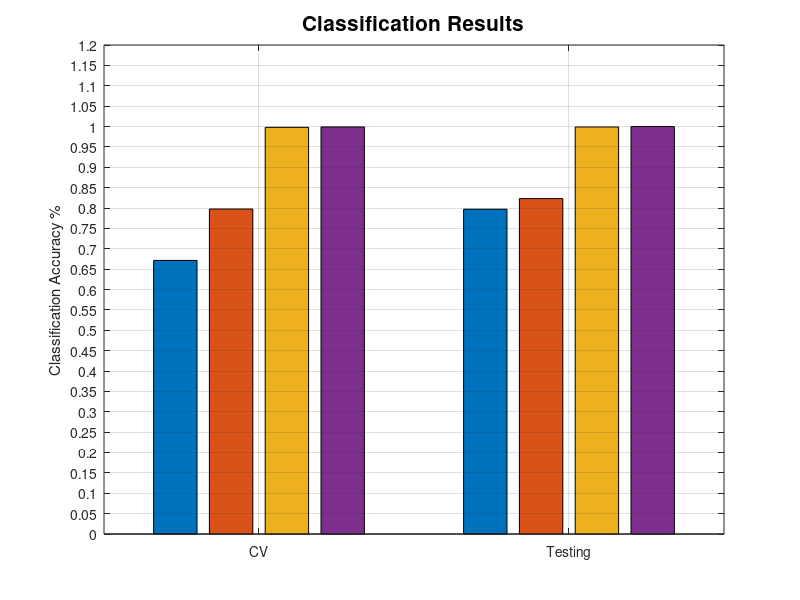

This figure's MATLAB source: (Note: this script raises an error after producing the figure.)
% Cross validated arm accuracy      
% Cross validated wrist accuracy    
% Testing arm accuracy              
% Testing wrist accuracy            
% Testing overall accuracy          

close all
clear
clc
    % every col is a feature set
results ...
 = [67.14 79.75 99.80 99.90;   %cv - overall
    79.71 82.31 99.881 99.9921];  %test - overall

results = results/100;

leg = {'Feature Set 1','Feature Set 2','Feature Set 3','Feature Set 4'};                  
x = {'CV','Testing'};

hb = bar(results);

tem = 0:0.001:2;

title('Classification Results','FontSize',15);
set(gca,'xticklabel',x)  
ylim([0 1.2])
yticks(tem(1:50:end))
ylabel('Classification Accuracy %');
grid on
% Get handle to current axes.
ax = gca;
ax.XAxis.FontSize = 10;
legend(hb,leg,'Orientation','horizontal','Location','northeast','FontSize',12,'FontWeight','bold','LineWidth',1.5)
 
hb = flipud(hb); 

% Number of XAxisValues:
numXVals = numel(hb);
% Find the width of a bar
dx = hb(1).BarWidth/numXVals;
% Find the Left Most Edge of each X Values bars
leftEdge = hb(1).XData - hb(1).BarWidth/2;
% Adjust to center of left bar
leftEdge = leftEdge + dx/2;
for k = 1:numXVals
    labelBar(hb(k),dx,leftEdge,k,results(:,k))
end




% hold on
% % Find the number of groups and the number of bars in each group
% ngroups = size(results, 1);
% nbars = size(results, 2);
% % Calculate the width for each bar group
% groupwidth = min(0.8, nbars/(nbars + 1.5));
% % Set the position of each error bar in the centre of the main bar
% % Based on barweb.m by Bolu Ajiboye from MATLAB File Exchange
% for i = 1:nbars
%     % Calculate center of each bar
%     x = (1:ngroups) - groupwidth/2 + (2*i-1) * groupwidth / (2*nbars);
%     errorbar(x, results(:,i), error(:,i), 'k', 'linestyle', 'none');
% end
% hold off




function labelBar(hb,dx,leftEdge,k,lbl)
      % YData Location
      yLoc = hb.YData;
      % Adjust offset from left edge of bars
      xLoc = leftEdge + (k-1)*dx; % Find position from Left Edge
      txt = num2str(lbl,'%.4f');
      
      text(xLoc,yLoc,txt,...
          'HorizontalAlignment','center',...
          'VerticalAlignment','bottom','FontWeight','bold');
end


